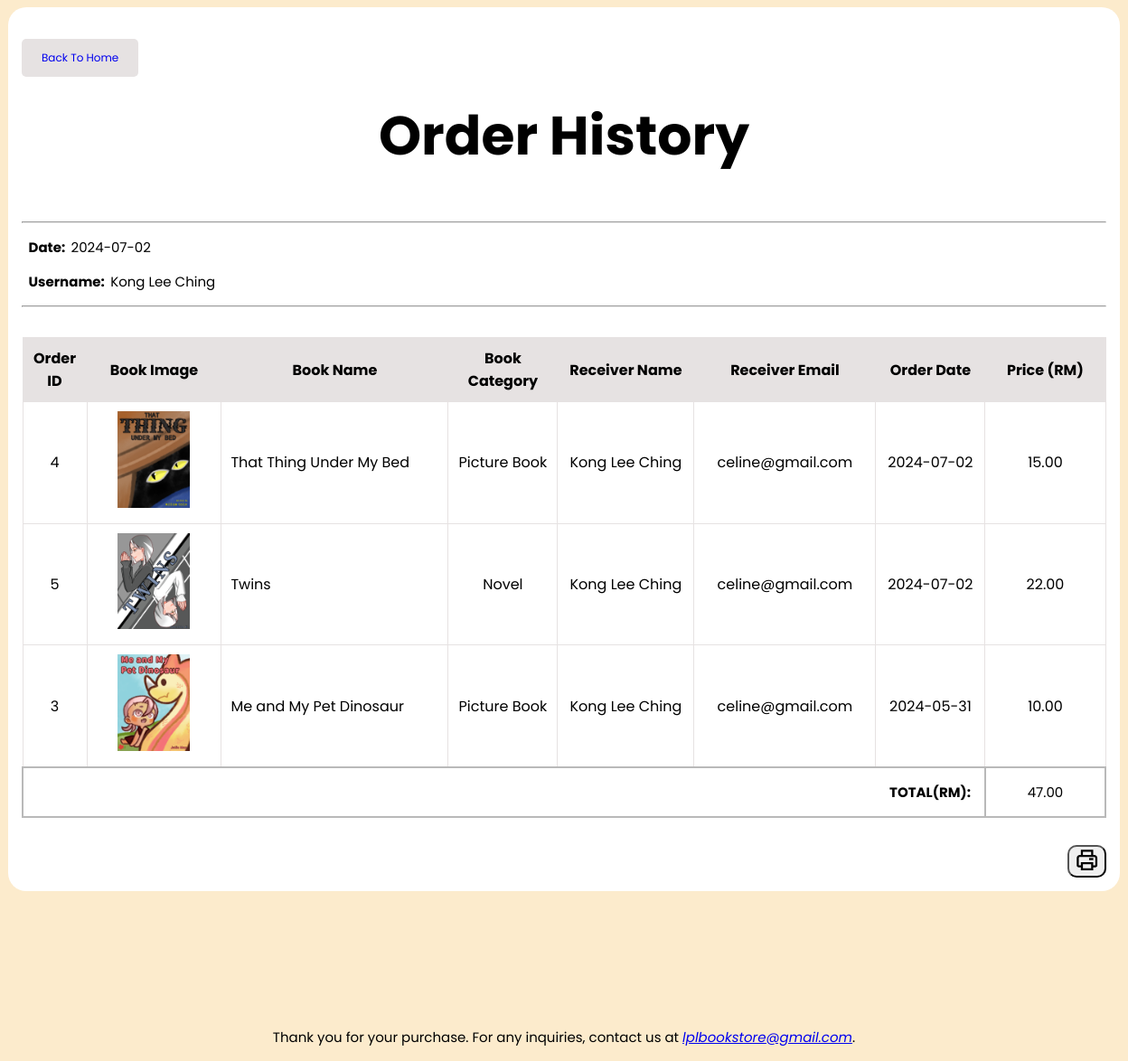
/User/Total/Total.php (signed in), run on the app's committed database.
### tables this page shows
CREATE TABLE `orders` (
  `order_id` int(11) NOT NULL,
  `user_id` int(11) UNSIGNED NOT NULL,
  `username` varchar(30) DEFAULT NULL,
  `email` varchar(50) DEFAULT NULL,
  `order_date` date DEFAULT curdate(),
  `Book_Name` varchar(255) DEFAULT NULL,
  `Price` decimal(10,2) DEFAULT NULL,
  `receiver_name` varchar(30) DEFAULT NULL,
  `receiver_email` varchar(50) DEFAULT NULL,
  `Category` text NOT NULL
);

### User/Total/Total.php (the view, shortened to what this page needs)
<?php
include('../../connection.php');
$user_id = $_SESSION['user_id'];
$query = "SELECT * FROM orders WHERE user_id = '$user_id' ORDER BY order_date DESC";
$result = mysqli_query($connect, $query);
$orders = [];
while ($row = mysqli_fetch_assoc($result))
{
    $orders[] = $row;
}
$total = 0;
foreach ($orders as $order)
{
    $total += $order['Price'];
}
$total = number_format($total, 2);
?>
<!DOCTYPE html>
<html lang="en">
<head>
    <link href="" rel="stylesheet">
    <link rel="stylesheet" href="Total.css">
</head>
<body>
    <div class="receipt">
        <button class="backtoHome"><a href="../Main Page/Main_Page/index.php">Back To Home</a></button>
        <h1 class="header">Order History</h1>
        <hr>
        <div class="orderInfo">
            <p><b>&ensp;Date: &nbsp;</b><?php echo !empty($orders) ? $orders[0]['order_date'] : ''; ?></p>
            <p><b>&ensp;Username: &nbsp;</b><?php echo !empty($orders) ? $orders[0]['username'] : ''; ?></p>
        </div>
        <hr><br>
        <table>
            <thead>
                <tr>
                    <th class="id">Order ID</th>
                    <th class="bImg">Book Image</th>
                    <th class="bName">Book Name</th>
                    <th class="bType">Book Category</th>
                    <th class="recName">Receiver Name</th>
                    <th class="recEmail">Receiver Email</th>
                    <th class="date">Order Date</th>
                    <th class="price">Price (RM)</th>
                </tr>
            </thead>
            <tbody>
                <?php if (!empty($orders)) { ?>
                    <?php foreach ($orders as $order) { ?>
                        <tr>
                            <td class="no"><?php echo $order['order_id']; ?></td>
                            <td class="bImg"><img src='../../images/<?php echo $order['Book_Name']; ?>.png' alt='book'></td>
                            <td class="bName"><?php echo $order['Book_Name']; ?></td>
                            <td class="bType"><?php echo $order['Category']; ?></td>
                            <td class="recName"><?php echo $order['receiver_name']; ?></td>
                            <td class="recEmail"><?php echo $order['receiver_email']; ?></td>
                            <td class="date"><?php echo $order['order_date']; ?></td>
                            <td class="price"><?php echo $order['Price']; ?></td>
                        </tr>
                    <?php } ?>
                <?php } else { ?>
                    <tr>
                        <td colspan="8">No orders found for user ID: <?php echo $user_id; ?></td>
                    </tr>
                <?php } ?>
                <tr class="subTotal">
                    <td colspan="7" class="total">TOTAL(RM):</td>
                    <td class="totalValue"><?php echo $total; ?></td>
                </tr>
            </tbody>
        </table>
        <div class="print">
            <button class="print" onclick="printReceipt()"><img src="printer.png"></button>
        </div>
    </div>
    <footer>
        <p>Thank you for your purchase. For any inquiries, contact us at <a href="mailto:lplbookstore@gmail.com">lplbookstore@gmail.com</a>.</p>
    </footer>
</body>
</html>

### User/Total/Total.css (style rules this page uses)
body { font-family: 'Poppins', sans-serif; background-color: rgb(252, 235, 204); }
.receipt { background-color: white; padding: 15px; border-radius: 20px; box-shadow: 0 10 10px black; width: 1200px; margin: auto; }
h1.header { font-size: 60px; text-align: center; margin: 0; margin-bottom: 50px; }
.orderInfo { font-size: 15px; margin-bottom: 10px; }
table { margin: auto; width: 100%; border-collapse: collapse; }
thead { background-color: #e6e2e2; }
th, td { padding: 10px; border: 1px solid #e6e2e2; text-align: center; }
.id { width: 50px; }
.bImg img { width: 80px; }
.bName { width: 230px; }
td.bName { text-align: left; }
.bType { width: 100px; }
.recName { width: 130px; }
.recEmail { width: 180px; }
.date { width: 100px; }
.total { text-align: right; font-weight: bold; border: 2px solid; padding: 15px; font-size: 15px; border-color: #b9b9b9; }
.totalValue { text-align: center; border: 2px solid; font-size: 15px; border-color: #b9b9b9; }
button.backtoHome { font-family: 'Poppins'; font-size: 12px; background-color: #e6e2e2; padding: 10px 20px; margin: 20px 0; border-color: transparent; border-radius: 5px; }
button.backtoHome a { text-decoration: none; }
button.print { border-radius: 10px; margin-top: 30px; }
div.print { display: flex; justify-content: flex-end; }
footer { text-align: center; margin-top: 150px; font-size: 15px; }
footer a { font-style: italic; }

### data on the page
orders: order_date "2024-07-02", username "Kong Lee Ching", order_id "4", Book_Name (picture), Book_Name "That Thing Under My Bed", Category "Picture Book", receiver_name "Kong Lee Ching", receiver_email "celine@gmail.com", Price "15.00"
orders: order_id "5", Book_Name (picture), Book_Name "Twins", Category "Novel", receiver_name "Kong Lee Ching", receiver_email "celine@gmail.com", order_date "2024-07-02", Price "22.00"
orders: order_id "3", Book_Name (picture), Book_Name "Me and My Pet Dinosaur", Category "Picture Book", receiver_name "Kong Lee Ching", receiver_email "celine@gmail.com", order_date "2024-05-31", Price "10.00"

### other printed values
$total "47.00"
